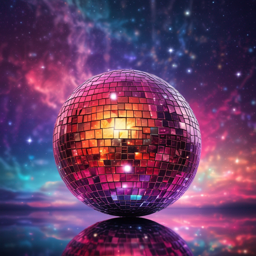
#> input picture 02_Basic_Theory/project/assets/image1.png, 256 x 256 px
$ python 03_handling_raster_image.py
#> lines starting #> are read from the running program, lines starting #| are printed output that depends on the picture
from PIL import Image, ImageFilter

# 이미지 열기
img = Image.open('./assets/image1.png')
#> img is the input picture: PIL image 256x256 RGB; mean R, G, B 103, 60.8, 100.8

# 이미지 표시
img.show()

# 이미지 크기 조절
resized_img = img.resize((100, 100))
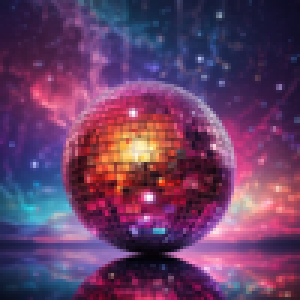
#> resized_img: PIL image 100x100 RGB (shown 3 times larger); mean R, G, B 103, 60.8, 100.8

# 이미지 저장 및 표시
resized_img.save('./result/resized_image.jpg')
resized_img.show()

# 블러 필터 적용
blurred_img = img.filter(ImageFilter.BLUR)
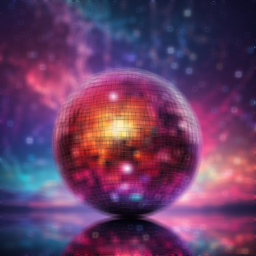
#> blurred_img: PIL image 256x256 RGB; mean R, G, B 103, 60.9, 100.8

# 이미지 저장 및 표시
blurred_img.save('./result/blurred_image.png')
blurred_img.show()
